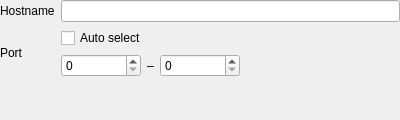
<?xml version="1.0" encoding="UTF-8"?>
<ui version="4.0">
 <class>DebugpySettingsPageBase</class>
 <widget class="QWidget" name="DebugpySettingsPageBase">
  <property name="geometry">
   <rect>
    <x>0</x>
    <y>0</y>
    <width>400</width>
    <height>120</height>
   </rect>
  </property>
  <property name="windowTitle">
   <string>Form</string>
  </property>
  <layout class="QGridLayout" name="gridLayout">
   <property name="leftMargin">
    <number>0</number>
   </property>
   <property name="topMargin">
    <number>0</number>
   </property>
   <property name="rightMargin">
    <number>0</number>
   </property>
   <property name="bottomMargin">
    <number>0</number>
   </property>
   <item row="0" column="0">
    <widget class="QLabel" name="hostname_label">
     <property name="text">
      <string>Hostname</string>
     </property>
    </widget>
   </item>
   <item row="1" column="0">
    <widget class="QLabel" name="port_label">
     <property name="text">
      <string>Port</string>
     </property>
    </widget>
   </item>
   <item row="0" column="1">
    <widget class="QLineEdit" name="hostname_lineedit"/>
   </item>
   <item row="1" column="1">
    <layout class="QVBoxLayout" name="port_layout">
     <item>
      <widget class="QCheckBox" name="auto_select_checkbox">
       <property name="text">
        <string>Auto select</string>
       </property>
      </widget>
     </item>
     <item>
      <layout class="QHBoxLayout" name="range_layout">
       <item>
        <widget class="QSpinBox" name="from_spinbox">
         <property name="sizePolicy">
          <sizepolicy hsizetype="Minimum" vsizetype="Fixed">
           <horstretch>0</horstretch>
           <verstretch>0</verstretch>
          </sizepolicy>
         </property>
         <property name="minimumSize">
          <size>
           <width>80</width>
           <height>0</height>
          </size>
         </property>
        </widget>
       </item>
       <item>
        <widget class="QLabel" name="dash_label">
         <property name="sizePolicy">
          <sizepolicy hsizetype="Minimum" vsizetype="Preferred">
           <horstretch>0</horstretch>
           <verstretch>0</verstretch>
          </sizepolicy>
         </property>
         <property name="text">
          <string>–</string>
         </property>
        </widget>
       </item>
       <item>
        <widget class="QSpinBox" name="to_spinbox">
         <property name="minimumSize">
          <size>
           <width>80</width>
           <height>0</height>
          </size>
         </property>
        </widget>
       </item>
       <item>
        <spacer name="horizontalSpacer">
         <property name="orientation">
          <enum>Qt::Horizontal</enum>
         </property>
         <property name="sizeHint" stdset="0">
          <size>
           <width>40</width>
           <height>20</height>
          </size>
         </property>
        </spacer>
       </item>
      </layout>
     </item>
    </layout>
   </item>
   <item row="2" column="1">
    <spacer name="verticalSpacer">
     <property name="orientation">
      <enum>Qt::Vertical</enum>
     </property>
     <property name="sizeHint" stdset="0">
      <size>
       <width>20</width>
       <height>0</height>
      </size>
     </property>
    </spacer>
   </item>
  </layout>
 </widget>
 <resources/>
 <connections/>
</ui>
